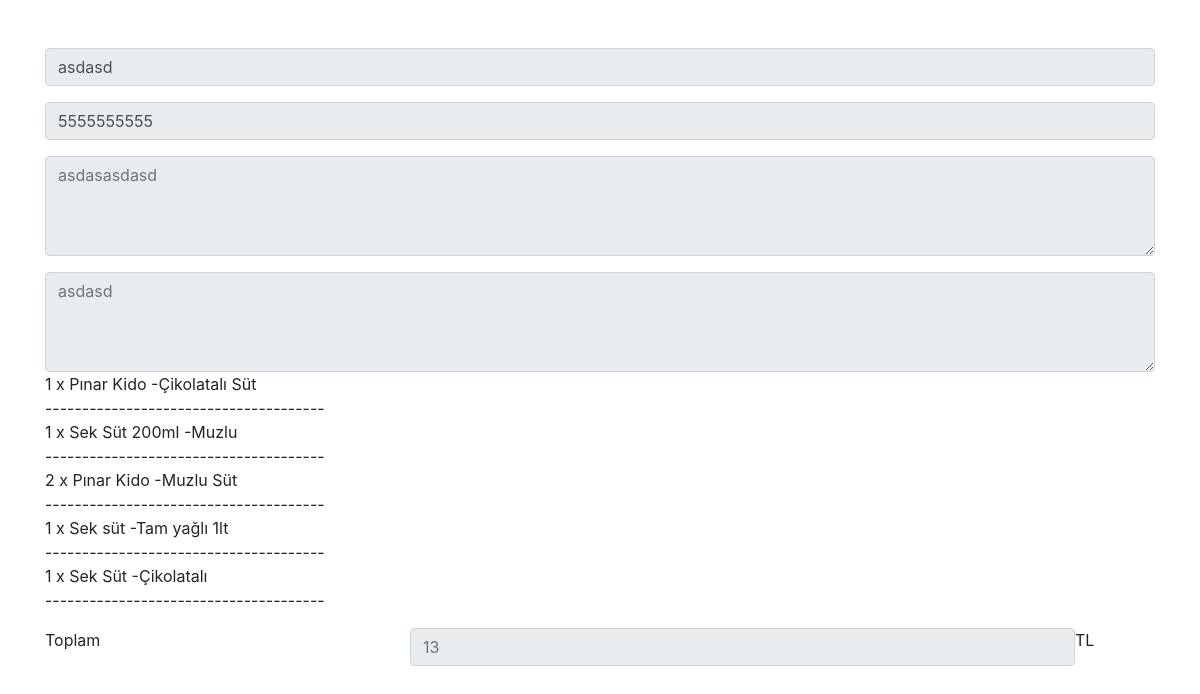
Screenshot of /panel/siparisler/incele/17 with the database file from the repository.
### tables this page shows
CREATE TABLE `carts` (
  `id` int(11) NOT NULL,
  `isim` varchar(40) NOT NULL,
  `telefon` varchar(40) NOT NULL,
  `adres` text NOT NULL,
  `cart_note` text NOT NULL,
  `total` varchar(10) NOT NULL,
  `created_at` timestamp NOT NULL DEFAULT current_timestamp()
);

CREATE TABLE `cart_products` (
  `id` int(11) NOT NULL,
  `cart_id` int(11) NOT NULL,
  `product_id` varchar(40) NOT NULL,
  `product_name` varchar(40) NOT NULL,
  `product_info` varchar(40) NOT NULL,
  `qty` int(11) NOT NULL,
  `img` varchar(50) NOT NULL
);

### panel/application/views/incele.php (called while the page is built, shortened)
<?php
$this->load->view("dependencies/head");
$this->load->view("siparisler/incele/incele_main_content");
?>

### panel/application/controllers/Siparisler.php (called while the page is built, shortened)
<?php
class Siparisler extends CI_Controller {
    public function __construct() {
        $this->load->model("siparisler_model");
    }
    public function incele() {
        $id=$this->uri->segment(3);
             $data["cart"]     = $this->siparisler_model->get_cart_info($id);
             $data["products"]   = $this->siparisler_model->get_cart_products($id);
             $this->load->view("incele",$data);
    }
}
?>

### panel/index.php (called while the page is built, shortened)
<?php
require_once BASEPATH.'core/CodeIgniter.php';

### panel/application/models/Siparisler_model.php (called while the page is built, shortened)
<?php
class Siparisler_model extends CI_Model {
public $cartsTable = "carts";
public $productsTable = "cart_products";
public function get_cart_info($id) {
    $this->db->select("*")
             ->from($this->cartsTable)
             ->where("id",$id);
    return $this->db->get()->result_array();
}
public function get_cart_products($id) {
    $this->db->select("*")
             ->from($this->productsTable)
             ->where("cart_id",$id);
    return $this->db->get()->result_array();
}
}
?>

### panel/application/views/siparisler/incele/incele_main_content.php (the view, shortened to what this page needs)
<div class="container pt-5">
        <div class="form-group  ">
        <input class="col-12 form-control" type="text" value="<?php echo $cart[0]["isim"];?>" readonly/>
        </div>
        <div class="form-group  ">
            <input class="col-12 form-control" type="text" value="<?php echo $cart[0]["telefon"];?>" readonly/>
        </div>
        <div class="form-group  ">
            <textarea class="col-12 form-control" style="height:100px;"type="text" placeholder="<?php echo $cart[0]["adres"];?>"  readonly/></textarea>
        </div>
        <div class="form-group  ">
<textarea class="col-12 form-control" style="height:100px;"type="text" placeholder="<?php echo $cart[0]["cart_note"];?>"  readonly/></textarea>
<?php
foreach ($products as $product) {
    ?>
<?php echo $product["qty"];?> x <?php echo $product["product_name"];?>  -<?php echo $product["product_info"];?>
<br>
--------------------------------------
<br>
<?php
}
?>
</div>
        <div class="form-group row ">
            <label class="col-4">Toplam</label>
            <input class="col-7 form-control" type="text" placeholder="<?php echo $cart[0]["total"];?> " readonly/> TL
        </div>
</div>

### rows the page displays
carts: isim "asdasd", telefon "5555555555", adres "asdasasdasd", cart_note "asdasd", total "13"
cart_products: qty "1", product_name "Pınar Kido", product_info "Çikolatalı Süt"
cart_products: qty "1", product_name "Sek Süt 200ml", product_info "Muzlu"
cart_products: qty "2", product_name "Pınar Kido", product_info "Muzlu Süt"
cart_products: qty "1", product_name "Sek süt", product_info "Tam yağlı 1lt"
cart_products: qty "1", product_name "Sek Süt", product_info "Çikolatalı"
